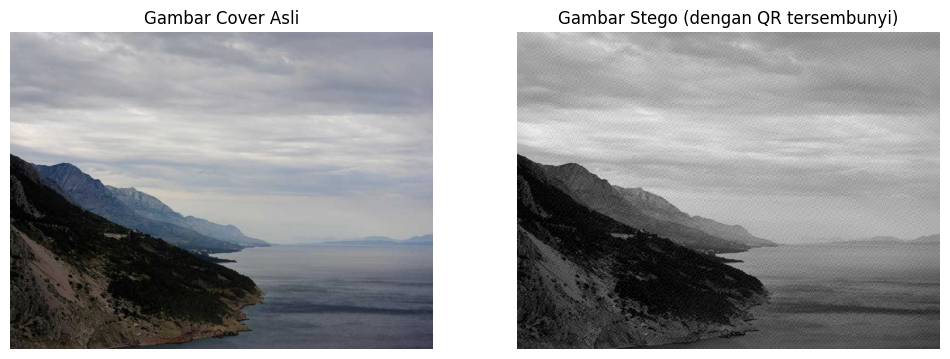
#> input picture comparison.png, 950 x 359 px
$ python -i dct_steganography.py   (imports and definitions only)
#> lines starting #> are read from the running program, lines starting #| are printed output that depends on the picture; after the words box and inside, x2 and y2 are one past the last pixel; in counts of white or black regions, pixels touching at a corner belong together
import numpy as np
import cv2
from scipy.fft import dct, idct
from skimage.metrics import structural_similarity as ssim

def dct_2d(image_block):
    """Apply 2D DCT to an image block"""
    return dct(dct(image_block.T, norm='ortho').T, norm='ortho')

def idct_2d(dct_block):
    """Apply 2D inverse DCT to a DCT block"""
    return idct(idct(dct_block.T, norm='ortho').T, norm='ortho')

# [97 lines left out: function embed_qr_in_image, not called in this run]

def extract_qr_from_image(stego_image_path, metadata_path="stego_metadata.npy"):
    """
    Extract QR code from stego image using DCT

    Parameters:
    - stego_image_path: path to the stego image
    - metadata_path: path to metadata file

    Returns:
    - extracted_qr: extracted QR code image
    """
#> called with stego_image_path = 'comparison.png', metadata_path = 'stego_metadata.npy'
    # Load stego image
    stego_image = cv2.imread(stego_image_path)
#> stego_image is the input picture: shape (359, 950, 3); mean B, G, R 156.6, 155, 154.3
    if stego_image is None:
        raise ValueError(f"Could not load stego image from {stego_image_path}")

    # Convert to grayscale if needed
    if len(stego_image.shape) > 2:
        stego_gray = cv2.cvtColor(stego_image, cv2.COLOR_BGR2GRAY)
    else:
        stego_gray = stego_image.copy()

    # Load metadata
    try:
        metadata = np.load(metadata_path, allow_pickle=True).item()
#> (reads stego_metadata.npy from the repository)
        qr_size = metadata.get('qr_size', None)
        qr_size_with_border = metadata.get('qr_size_with_border', None)
        alpha = metadata.get('alpha', 0.1)
        border_width = metadata.get('border_width', 10)
    except (FileNotFoundError, KeyError):
        print("Metadata file not found or invalid. Using default values.")
        qr_size_with_border = min(stego_gray.shape[0] // 2, stego_gray.shape[1] // 2)
        qr_size = qr_size_with_border - 20  # Approximate size without border
        alpha = 0.1
        border_width = 10

    # If we don't have qr_size_with_border in older metadata files
    if qr_size_with_border is None and qr_size is not None:
        qr_size_with_border = qr_size

    # Get the block with the embedded QR code
    block_size = qr_size_with_border
    stego_block = stego_gray[:block_size, :block_size].astype(float)
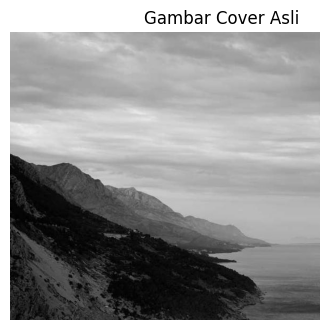
#> stego_block: shape (320, 320) float64; min 0, max 255, mean 144.9

    # Calculate DCT of the block
    stego_dct = dct_2d(stego_block)
#> in dct_2d, `return dct(dct(image_block.T, norm='ortho').T, norm='ortho')`:
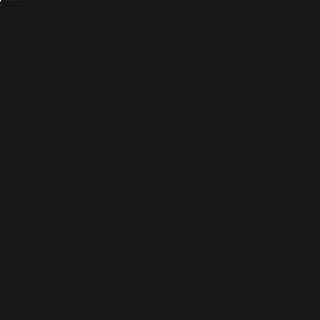
#> returned value: shape (320, 320) float64; min -4852.1, max 46352.4, mean 0.8; drawn with min black and max white

    # Create mask for extraction (similar to the one used for embedding)
    mask = np.ones_like(stego_dct)
    mask[:5, :5] = 0

    # Extract QR code from DCT coefficients using the mask
    # We need to handle division by zero or very small values
    denominator = alpha * np.abs(stego_dct) * mask
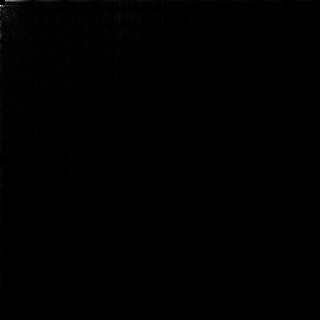
#> denominator: shape (320, 320) float64; min 0, max 34.71, mean 0.1; drawn with min black and max white
    denominator[denominator < 0.01] = 1  # Prevent division by very small numbers
#> denominator: shape (320, 320) float64; 12.62% of pixels changed, all inside (x1, y1, x2, y2) = (0, 0, 320, 320)

    extracted_qr_normalized = stego_dct / denominator

    # Scale the values to the typical image range [0, 255]
    min_val = np.percentile(extracted_qr_normalized, 5)
#> min_val = -100
    max_val = np.percentile(extracted_qr_normalized, 95)
#> max_val = 100

    extracted_qr = np.clip((extracted_qr_normalized - min_val) / (max_val - min_val) * 255, 0, 255).astype(np.uint8)
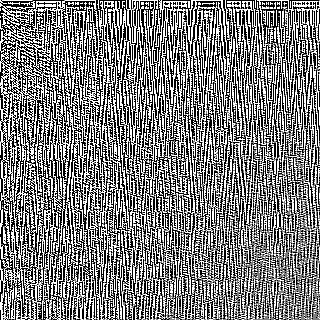
#> extracted_qr: shape (320, 320); min 0, max 255, mean 127.2

    # Apply adaptive thresholding for better binarization
    extracted_qr_binary = cv2.adaptiveThreshold(
        extracted_qr,
        255,
        cv2.ADAPTIVE_THRESH_GAUSSIAN_C,
        cv2.THRESH_BINARY,
        11,
        2
    )
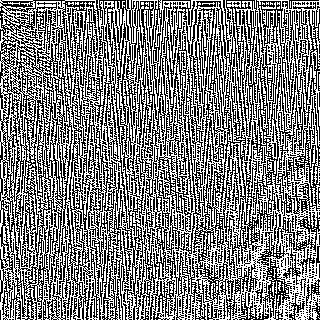
#> extracted_qr_binary: shape (320, 320); 50.7% white; black in thin lines or dots

    # Enhanced processing for better QR code recognition
    # Apply morphological operations to clean up the QR code
    kernel = np.ones((3, 3), np.uint8)
    extracted_qr_binary = cv2.morphologyEx(extracted_qr_binary, cv2.MORPH_CLOSE, kernel)
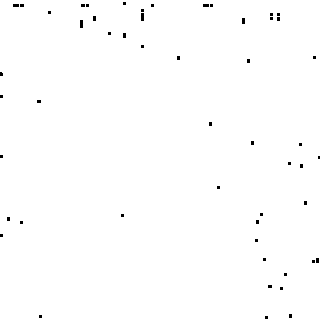
#> extracted_qr_binary: shape (320, 320); 99.4% white; 52 black regions (50 under 20 px), largest, box (x1, y1, x2, y2) and area: (141, 13, 144, 21) 24, (80, 20, 83, 28) 24
    extracted_qr_binary = cv2.morphologyEx(extracted_qr_binary, cv2.MORPH_OPEN, kernel)
#> extracted_qr_binary: shape (320, 320); 99.4% white; 45 black regions (37 under 20 px), largest, box (x1, y1, x2, y2) and area: (141, 9, 144, 21) 36, (13, 4, 24, 7) 33, (312, 258, 320, 263) 32

    # Remove border if it was added during embedding
    if border_width > 0 and qr_size is not None:
        inner_size = qr_size
        start_idx = border_width
        end_idx = start_idx + inner_size

        if end_idx <= extracted_qr_binary.shape[0] and end_idx <= extracted_qr_binary.shape[1]:
            extracted_qr_binary = extracted_qr_binary[start_idx:end_idx, start_idx:end_idx]
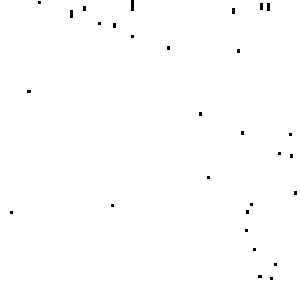
#> extracted_qr_binary: shape (300, 300); 99.6% white; 29 black regions (25 under 20 px), largest, box (x1, y1, x2, y2) and area: (131, 0, 134, 11) 33, (267, 3, 270, 11) 24, (70, 10, 73, 18) 24, (260, 3, 263, 10) 21

    # Try local area normalization to improve contrast
    normalized = np.zeros_like(extracted_qr_binary)
    cell_size = 8

    for i in range(0, extracted_qr_binary.shape[0], cell_size):
        for j in range(0, extracted_qr_binary.shape[1], cell_size):
            i_end = min(i + cell_size, extracted_qr_binary.shape[0])
            j_end = min(j + cell_size, extracted_qr_binary.shape[1])

            block = extracted_qr_binary[i:i_end, j:j_end]
            if np.std(block) > 10:  # Only normalize blocks with some variance
                _, normalized_block = cv2.threshold(block, 0, 255, cv2.THRESH_BINARY + cv2.THRESH_OTSU)
                normalized[i:i_end, j:j_end] = normalized_block
            else:
                normalized[i:i_end, j:j_end] = block

    # Save both versions to see which one works better
    cv2.imwrite('extracted_qr.png', extracted_qr_binary)
    cv2.imwrite('extracted_qr_normalized.png', normalized)

    print("QR code extracted and saved as extracted_qr.png")
    return extracted_qr_binary

# [28 lines left out: function evaluate_steganography, not called in this run]

>>> result = extract_qr_from_image('comparison.png')
